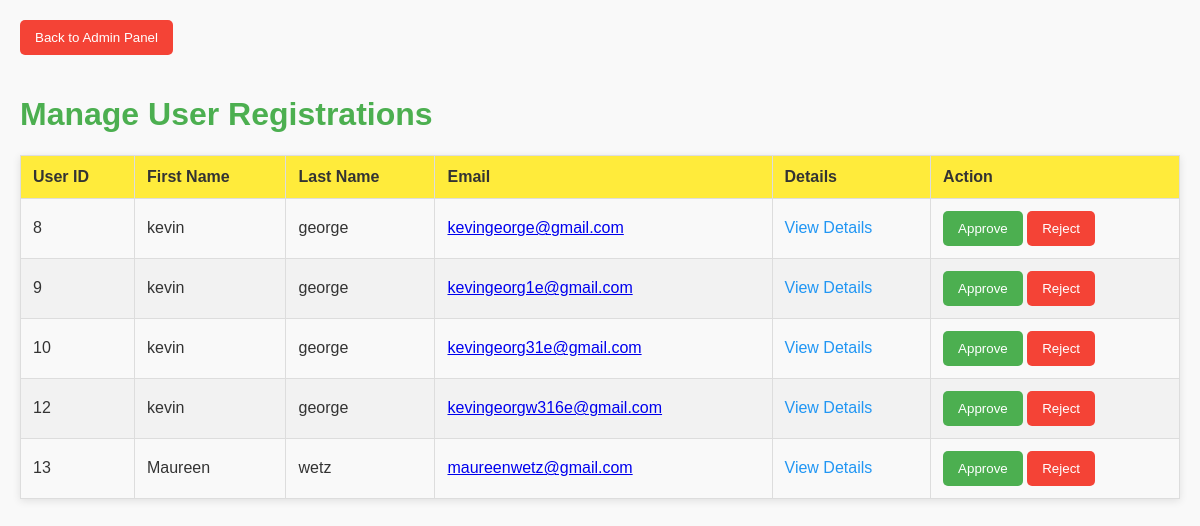
The page /admin/manage_registrations (signed in) on the database its author committed.
### app.py (models this page shows, shortened)
class User(db.Model):
    __tablename__ = 'users'
    id = db.Column(db.Integer, primary_key=True, autoincrement=True)
    first_name = db.Column(db.String(50), nullable=False)
    last_name = db.Column(db.String(50), nullable=False)
    email = db.Column(db.String(100), unique=True, nullable=False)
    password = db.Column(db.String(200), nullable=False)
    reason = db.Column(db.String(50), nullable=False)
    earnings = db.Column(db.Float, default=0.0)
    experience = db.Column(db.Text, nullable=False)
    handle_info = db.Column(db.Text, nullable=False)
    gender = db.Column(db.String(10), nullable=False)
    country = db.Column(db.String(50), nullable=False)
    city = db.Column(db.String(50), nullable=False)
    zipcode = db.Column(db.String(20), nullable=False)
    address = db.Column(db.String(100), nullable=False)
    referral_code = db.Column(db.String(50), unique=True, nullable=False)
    referred_by_id = db.Column(db.Integer, db.ForeignKey('users.id'), nullable=True)
    referral_count = db.Column(db.Integer, default=0)
    is_active = db.Column(db.Boolean, default=True)
    is_admin = db.Column(db.Boolean, default=False)
    created_at = db.Column(db.DateTime, default=datetime.utcnow)
    phone = db.Column(db.String(20), nullable=False)
    is_online = db.Column(db.Boolean, default=False)
    rating = db.Column(db.Integer, default=1)
    is_suspended = db.Column(db.Boolean, default=False)
    star_level = db.Column(db.String(10))
    messages_limit = db.Column(db.Integer, default=50)
    total_earnings = db.Column(db.Float, default=0.0)
    comments = db.Column(db.Text, nullable=True)
    user_id = db.Column(db.String(15), unique=True)
    uploaded_id = db.Column(db.String(150), nullable=True)
    violation_count = db.Column(db.Integer, default=0)
    driver_license = db.Column(db.String(255))  # Stores the filename of the uploaded driver's license
    selfie = db.Column(db.String(255))  # Stores the filename of the uploaded selfieapp.config['UPLOAD_FOLDER'] = 'static/uploads'

### app.py (the view, shortened to what this page needs)
@app.route('/admin/manage_registrations', methods=['GET', 'POST'])
def manage_registrations():
    if 'admin_user_id' not in session or session.get('is_admin') != True:
        flash('You do not have permission to access this page.', 'danger')
        return redirect(url_for('admin_login'))
    registrations = User.query.filter_by(is_active=False).all()
    return render_template('admin/manage_registrations.html', registrations=registrations)

### templates/admin/manage_registrations.html (shortened to what this page needs)
<!DOCTYPE html>
<html lang="en">
<head>
</head>
<body>
    <button class="back-button" onclick="window.location.href='{{ url_for('admin_panel') }}'">Back to Admin Panel</button>
    <h1>Manage User Registrations</h1>
    <table>
        <thead>
            <tr>
                <th>User ID</th>
                <th>First Name</th>
                <th>Last Name</th>
                <th>Email</th>
                <th>Details</th>
                <th>Action</th>
            </tr>
        </thead>
        <tbody>
            {% for user in registrations %}
            <tr>
                <td>{{ user.id }}</td>
                <td>{{ user.first_name }}</td>
                <td>{{ user.last_name }}</td>
                <td><a href="mailto:{{ user.email }}">{{ user.email }}</a></td>
                <td>
                    <a href="{{ url_for('view_user_details', user_id=user.id) }}" class="detail-link">View Details</a>
                </td>
                <td>
                    <form action="{{ url_for('manage_registrations') }}" method="POST">
                        <button type="submit" name="action" value="approve" class="approve-btn">Approve</button>
                        <button type="submit" name="action" value="reject" class="reject-btn">Reject</button>
                    </form>
                </td>
            </tr>
            {% endfor %}
        </tbody>
    </table>
</body>
</html>

### templates/admin/manage_registrations.html (style rules this page uses)
body { font-family: Arial, sans-serif; background-color: #f9f9f9; margin: 20px; color: #333; }
h1 { color: #4CAF50; }
table { width: 100%; border-collapse: collapse; margin-bottom: 20px; box-shadow: 0 2px 8px rgba(0, 0, 0, 0.1); }
th, td { border: 1px solid #ddd; padding: 12px; text-align: left; }
th { background-color: #ffeb3b; color: #333; }
tr:nth-child(even) { background-color: #f2f2f2; }
.approve-btn { background-color: #4CAF50; color: white; padding: 10px 15px; border: none; border-radius: 5px; cursor: pointer; }
.reject-btn { background-color: #f44336; color: white; padding: 10px 15px; border: none; border-radius: 5px; cursor: pointer; }
.back-button { padding: 10px 15px; border: none; border-radius: 5px; color: white; cursor: pointer; background-color: #f44336; margin-bottom: 20px; }
.detail-link { color: #2196F3; text-decoration: none; }

### rows shown on the page
User: id "8", first_name "kevin", last_name "george", email "kevingeorge@gmail.com"
User: id "9", first_name "kevin", last_name "george", email "kevingeorg1e@gmail.com"
User: id "10", first_name "kevin", last_name "george", email "kevingeorg31e@gmail.com"
User: id "12", first_name "kevin", last_name "george", email "kevingeorgw316e@gmail.com"
User: id "13", first_name "Maureen", last_name "wetz", email "maureenwetz@gmail.com"
